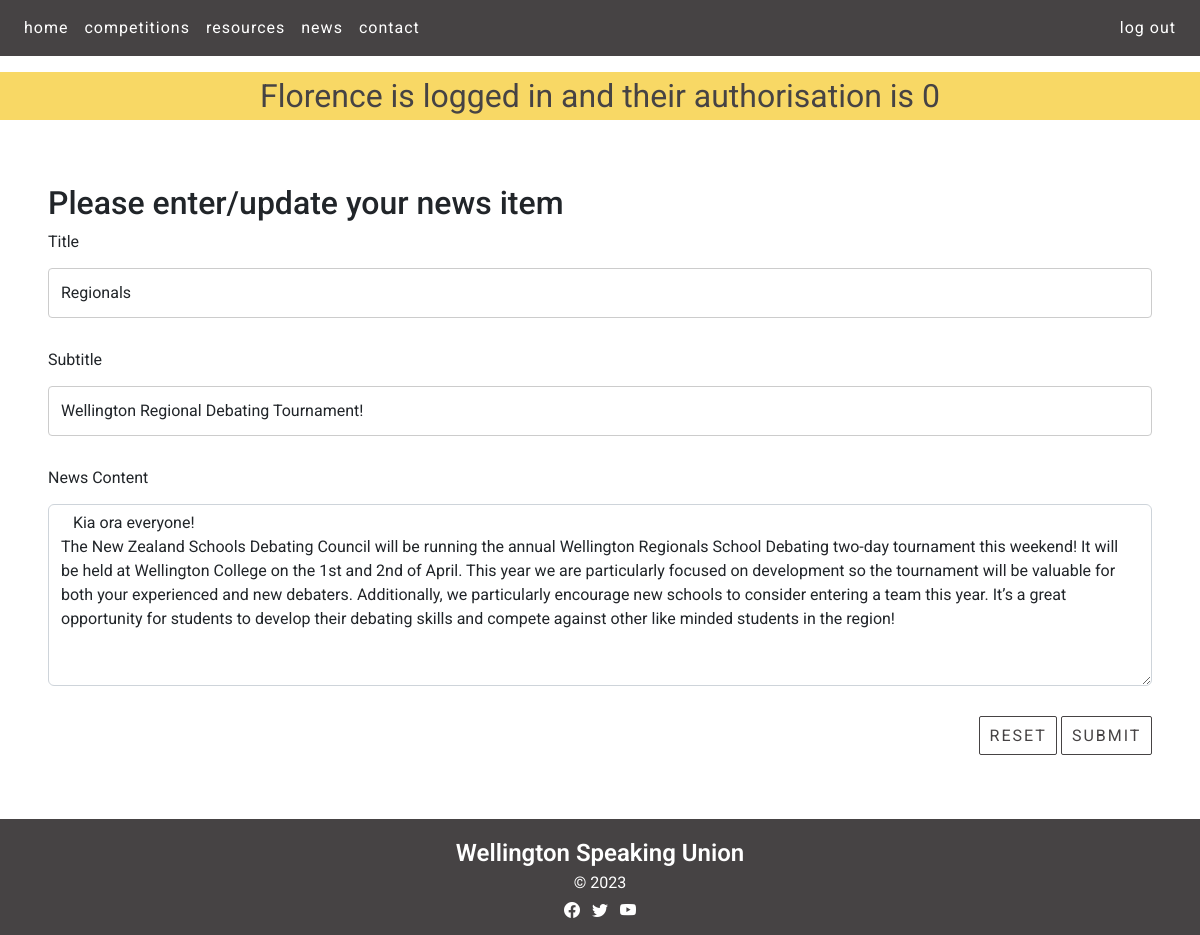
The app's page /news_cud?id=2&task=update (signed in), older data.
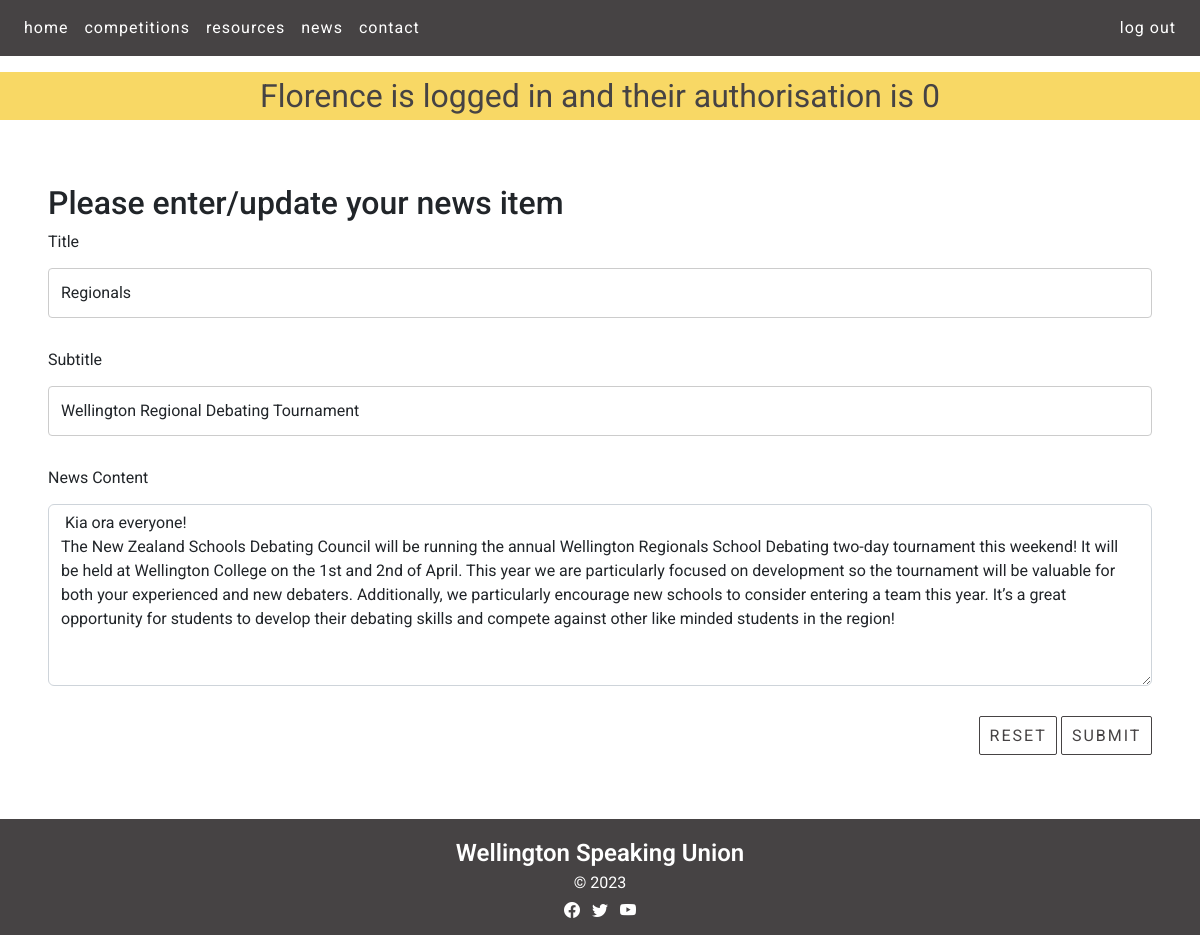
The same page, newer data.
### tables this page shows
CREATE TABLE news(
    news_id integer primary key autoincrement not null,
    title text not null unique,
    subtitle text not null unique,
    content text not null unique,
    newsdate date not null,
    member_id integer not null,
    foreign key(member_id) references member(member_id)
);

### server.py (the view, shortened to what this page needs)
@app.route ('/news_cud', methods=["GET", "POST"])
def news_cud():
    data = request.args
    required_keys = ['id', 'task']
    for k in required_keys:
        if k not in data.keys():
            message = "Do not know what to do with read update on news (key not present)"
            return render_template('error.html', message=message)
    if request.method == "GET":
        if data['task'] == 'delete':
            sql = "delete from comment where news_id = ?"
            values_tuple = (data['id'],)
            result = run_commit_query(sql, values_tuple, db_path)
            sql = "delete from news where news_id = ?"
            values_tuple = (data['id'],)
            result = run_commit_query(sql, values_tuple, db_path)
            return redirect(url_for('news'))
        elif data['task'] == 'update':
            sql = """ select title, subtitle, content from news where news_id=?"""
            values_tuple = (data['id'],)
            result = run_search_query_tuples(sql, values_tuple, db_path, True)
            result = result[0]
            return render_template("news_cud.html",
                                    **result,
                                   id=data['id'],
                                   task=data['task'])
        elif data['task'] == 'add':
            temp = {'title': 'Test Title', 'subtitle': 'Test subtitle', 'content': 'Test content'}
            return render_template("news_cud.html",
                                   id=0,
                                   task=data['task'],
                                   **temp)
        else:
            message = "Unrecognised task coming from news page"
            return render_template('error.html', message=message)

### db_functions.py (called while the page is built)
def run_search_query_tuples(sql_query, values_tuple, file_path, rowfactory=False):
    result = None
    try:
        db = sqlite3.connect(file_path)
        if rowfactory:
            db.row_factory = sqlite3.Row
        cursor = db.cursor()
        cursor.execute(sql_query, values_tuple)
        result = cursor.fetchall()
        cursor.close()
    except sqlite3.Error as error:
        print("Error running search query tuples: {}".format(error))
        return None
    db.close()
    if result is None:
        print("No search values were found")
    return result

### templates/news_cud.html (shortened to what this page needs)
{% extends "layout.html" %}
{% block content %}
<div class="recent-news-containers white-bg">
  <div class="news p-4 my-4">
    <h2>Please enter/update your news item</h2>
    <form action="{{url_for('news_cud', id=id, task=task)}}" method="POST">
      <div>
        <label for="title" class="form-label">Title</label>
        <input type="text" class="form-control" id="title" name="title" placeholder="" value="{{title}}" required>
      </div>
      <div>
        <label for="subtitle" class="form-label">Subtitle</label>
        <input type="text" class="form-control" id="subtitle" name="subtitle" placeholder="" value="{{subtitle}}" required>
      </div>
      <div>
        <label for="content" class="form-label">News Content</label>
        <textarea class="form-control" id="content" name="content" rows="7" required> {{content}} </textarea>
      </div>
      <div class="text-end">
        <button type="reset" class="btn btn-primary recent-news-button">Reset</button>
        <button type="submit" class="btn btn-primary recent-news-button">Submit</button>
      </div>
    </form>
  </div>
</div>
{% endblock %}

Row changes from the older to the newer data that the page shows:
changed news "Regionals": subtitle "Wellington Regional Debating Tournament!" → "Wellington Regional Debating Tournament"
